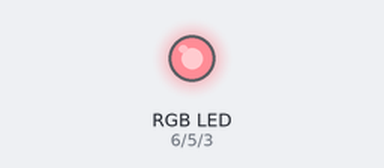
Recording of a sketch running on a simulated Arduino Uno, built with avr-gcc and run on an emulated ATmega328P. Parts: an RGB LED mixed from three pins (HIGH = lit).

Above: at 0.05 s.
At 9.95 s:
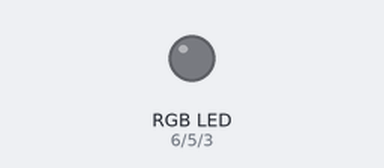
Timing chart, 0 to 13.0 s (numbered marks = the images above):
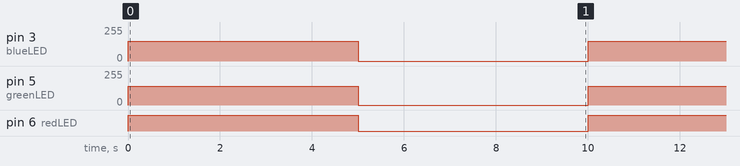

Measured:
- by itself, pin 3 (blueLED): alternates 150/255 for 5.0 s and 0/255 for 5.0 s
- by itself, pin 5 (greenLED): alternates 140/255 for 5.0 s and 0/255 for 5.0 s
- by itself, pin 6 (redLED): alternates HIGH for 5.0 s and LOW for 5.0 s

The sketch:

RobotLed.ino
```cpp
int greenLED = 5;
int blueLED = 3;
int redLED = 6;
#define ONBOARD_LED 13

void setupLed(int whichLed) {
  pinMode(whichLed, OUTPUT);
}
void flashLed(int led,int dtime) {
  digitalWrite(led, HIGH);
  delay(dtime);
  digitalWrite(led, LOW);
  delay(dtime);
}

void fade2Led(int led1, int led2, int dtime) {
  for(int fadeValue = 0 ; fadeValue <= 255; fadeValue +=5) {
    // sets the value (range from 0 to 255):
    analogWrite(led1, fadeValue);
    analogWrite(led2, fadeValue);
    // wait for 30 milliseconds to see the dimming effect
    delay(30);
  }
 delay(dtime);

  // fade out from max to min in increments of 5 points:
  for(int fadeValue = 255 ; fadeValue >= 0; fadeValue -=5) {
    // sets the value (range from 0 to 255):
    analogWrite(led1, fadeValue);
    analogWrite(led2, fadeValue);
    // wait for 30 milliseconds to see the dimming effect
    delay(30);
  }
}

/*void flash2Led(int led1,int led2,int dtime) {
  int i = 0;
  while(i < 5000)
  {
  digitalWrite(led1, HIGH);
  digitalWrite(led2, LOW);
  //delay(dtime);
  digitalWrite(led1, LOW);
  digitalWrite(led2, HIGH);
  i++;
  }
  digitalWrite(led1,LOW);
  digitalWrite(led2, LOW);
  delay(dtime);
  i = 0;
}*/
void solidLed(int led1) {
  digitalWrite(led1, HIGH);
}
void flash2Led(int led1, int led2, int dtime) {
  digitalWrite(led1, HIGH);
  digitalWrite(led2, HIGH);
  delay(dtime);
  digitalWrite(led1, LOW);
  digitalWrite(led2, LOW);
  delay(dtime);
}
void flashYellow(int dtime) {
  analogWrite(redLED, 255);
  analogWrite(greenLED, 30);
  delay(dtime);
  analogWrite(redLED, 0);
  analogWrite(greenLED, 0);
  delay(dtime);
}
void flashWhite(int dtime) {
  analogWrite(redLED, 255);
  analogWrite(greenLED, 140);
  analogWrite(blueLED, 150);
  delay(dtime);
  analogWrite(redLED, 0);
  analogWrite(greenLED, 0);
  analogWrite(blueLED, 0);
  delay(dtime);
}
void flash3Led(int led1, int led2,int led3, int dtime) {
  digitalWrite(led1, HIGH);
  digitalWrite(led2, HIGH);
  digitalWrite(led3, HIGH);
  delay(dtime);
  digitalWrite(led1, LOW);
  digitalWrite(led2, LOW);
  digitalWrite(led3, LOW);
  delay(dtime);

}
void setup() {
    Serial.begin(9600);
      //setupLed(greenLED);
      //setupLed(blueLED);
      //setupLed(redLED);
      //digitalWrite(blueLED, HIGH);
      //digitalWrite(redLED, HIGH);
}
void loop(){
    //soliddLed(blueLED);
      flashWhite(5000);
    //flashYellow(1000);
    //flashLed(blueLED,1000);
    //flashLed(redLED,1000);
    //flashLed(greenLED, 1000);
    //flashLed(ONBOARD_LED,500);
    //flash2Led(blueLED,greenLED,1000);
    //flash2Led(redLED,blueLED,1000);
    //flash2Led(greenLED, redLED, 1000);
    //digitalWrite(redLED, HIGH);
    //digitalWrite(greenLED, HIGH);
    //flash3Led(blueLED,redLED,greenLED,1000);
}
```
